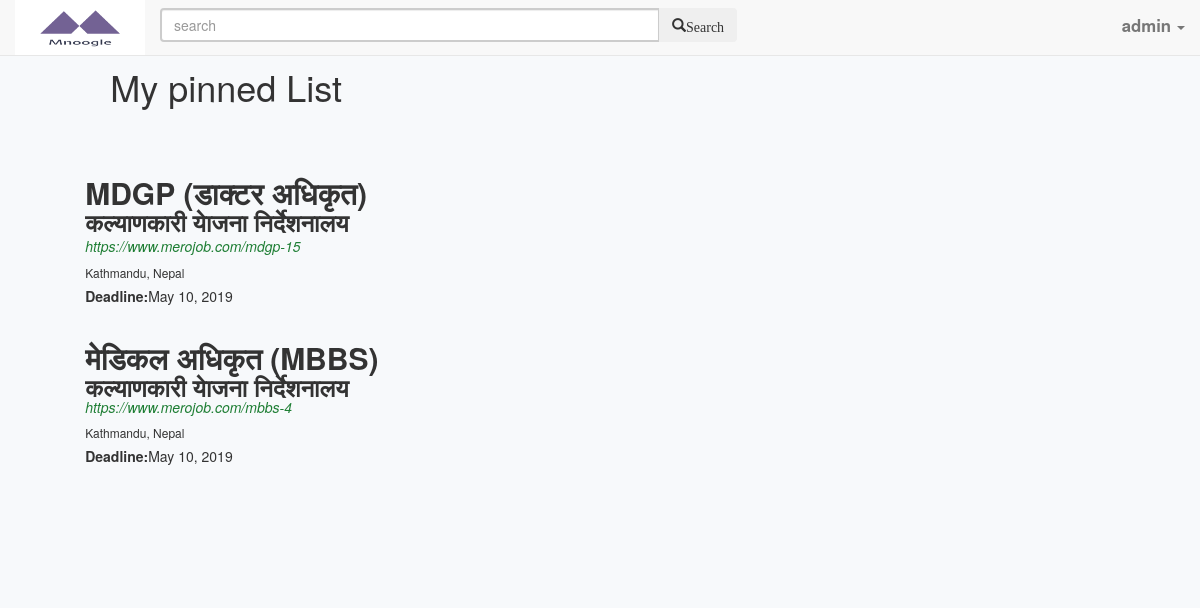
Page /account/profile/ (signed in) on the earlier database version.
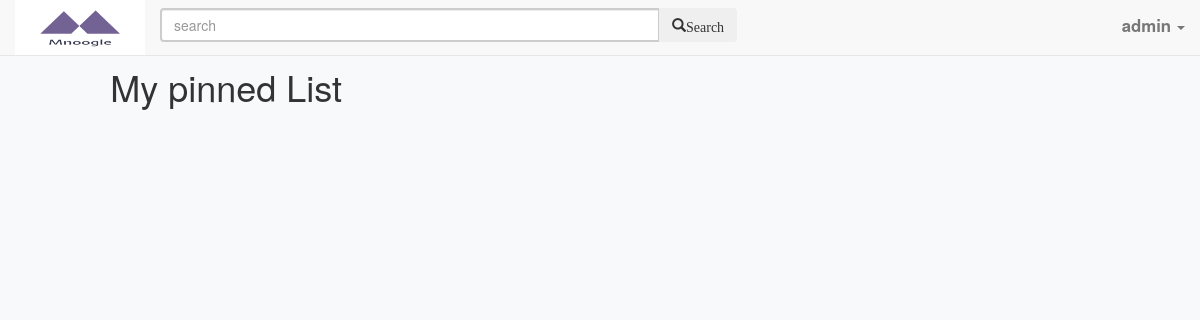
Same page on the later database version.
### jobs/models.py (models this page shows, shortened)
class Jobs(models.Model):
	Job_Id = models.IntegerField(default=True)
	Job = models.CharField(max_length=250)
	Company = models.TextField(max_length = 250, default="Not Available")
	Address = models.TextField(max_length = 250, default="Not available")
	Deadline = models.DateField(default=timezone.now)
	flag = models.BooleanField(default = 0)
	URL = models.URLField(
		max_length=128,
		db_index=True,
		unique=False,
		blank=True
	)
	class Meta:
		ordering = ('-Deadline',)

### account/views.py (the view)
# urls.py: path('profile/', views.profile, name = 'profile'),
@login_required(login_url="/account/login")
def profile(request):
    jobsprofile = Jobs.objects.filter(flag=True)
    context = {
        'jobsprofile':jobsprofile,
    }
    return render(request, 'profile.html', context)

### account/templates/profile.html (shortened to what this page needs)
 {% extends 'jobs/base.html' %}
{% load static %}
{% block content %}
<div class="container-fluid">
      <div class="row" style="padding-top: 4%; padding-left: 6%">
        <div class="col-sm-8 blog-main">
          <div class="blog-post">
              <div class="row">
                        <ul><H1>My pinned List</h1></ul><br><br><br>
                      <div class="col-lg-12">
                        {% for job in jobsprofile %}
                            <div class="list-group">
                                <h2 class="text-left" style="margin: 0px">
                                    <b>{{ job.Job }}</b>
                                </h2>
				<h3 class="text-left" style="margin: 0px">
                                    <b>{{ job.Company }}</b>
                                </h3>
                                <a href="{{job.URL}}" style="font-size: 14px; color: #1e7e34"><em>{{job.URL}}</em></a>
				<h6 class ="text-left">{{ job.Address }}</h6>
                                <h5 class ="text-left"><b>Deadline:</b>{{ job.Deadline }}</h5>
                                <h6 class = "text-left">{{job.}}
                                <br><br>
                                {% endfor %}
{% endblock %}

### jobs/templates/jobs/base.html (shortened to what this page needs)
<!DOCTYPE html>
{% load staticfiles %}
<html lang="en">
<head>
    <link rel="stylesheet" href="{% static 'css/styles.css' %}">
	<link rel="stylesheet" href="{% static 'css/my-login.css' %}">
    <link rel="stylesheet" href="https://maxcdn.bootstrapcdn.com/bootstrap/3.3.7/css/bootstrap.min.css">
    <head>
	<link href='../../static/landingpage/css/style.css' rel="stylesheet">
	<link rel="stylesheet" type="text/css" href="../../static/landingpage/css/my-login.css">
	<link rel="stylesheet" href="https://maxcdn.bootstrapcdn.com/bootstrap/3.3.7/css/bootstrap.min.css">
</head>
</head>
<body class="my-login-page">
{% include 'jobs/navbar.html' %}
{% block content %}
{% endblock %}
</body>
</html>

### jobs/templates/jobs/navbar.html (shortened to what this page needs)
{% load static %}
<nav class="navbar navbar-default navbar-fixed-top">
  <div class="container-fluid">
      <div class="navbar-header">
    <a href="{% url 'landingpage:landingpage' %}" class="navbar-left" > <img src="{% static 'img/logo.png'%}" width="130px" height="55px"> </a>
  </div>
    <form class="navbar-form navbar-left">
      <div class="input-group">
          <input type = 'text' class="form-control" style="width: 500px" name = 'q' value = "{{request.GET.q}}" placeholder = "search">
          <div class="input-group-btn">
          <button class="btn btn-secondary" type="submit">
            <i class="glyphicon glyphicon-search">Search</i>
          </button>
        </div>
      </div>
  </form>
{% if request.user.is_authenticated %}
		<ul class="nav navbar-nav navbar-right">
		    <li class="dropdown"><a class="dropdown-toggle" data-toggle="dropdown" href="#"><b><big>{{request.user.username}}</big></b> <span class="caret"></span></a>
			</li>
			</ul>
        {% else %}
			<ul class="nav navbar-nav navbar-right">
			<li><a href="{% url 'account:login' %}"><b>Sign In</b></a></li>
                <li><a href="{% url 'account:custreg'%}"><b>Register</b></a></li>
			</ul>
		{% endif %}
   </div>
</nav>

### jobs/static/css/styles.css (style rules this page uses)
.blog-post { margin-bottom: 60px; }

### jobs/static/css/my-login.css (style rules this page uses)
html,body { height: 100%; }
body.my-login-page { background-color: #f7f9fb; font-size: 14px; }
.my-login-page .form-control { border-width: 2.3px; }

### landingpage/static/landingpage/css/style.css (style rules this page uses)
html, body { font-family: 'Lato', sans-serif; font-size: large; margin: 0; padding: 0; }

### landingpage/static/landingpage/css/my-login.css (style rules this page uses)
html,body { height: 100%; }
body.my-login-page { background-color: #f7f9fb; font-size: 14px; }
.my-login-page .form-control { border-width: 2.3px; }

Differences in the rows shown:
no longer on this page (row edited): Jobs: Job "MDGP (डाक्टर अधिकृत)", Company "कल्याणकारी याेजना निर्देशनालय", URL "https://www.merojob.com/mdgp-15", Address "Kathmandu, Nepal", Deadline "May 10, 2019"
no longer on this page (row edited): Jobs: Job "मेडिकल अधिकृत (MBBS)", Company "कल्याणकारी याेजना निर्देशनालय", URL "https://www.merojob.com/mbbs-4", Address "Kathmandu, Nepal", Deadline "May 10, 2019"
